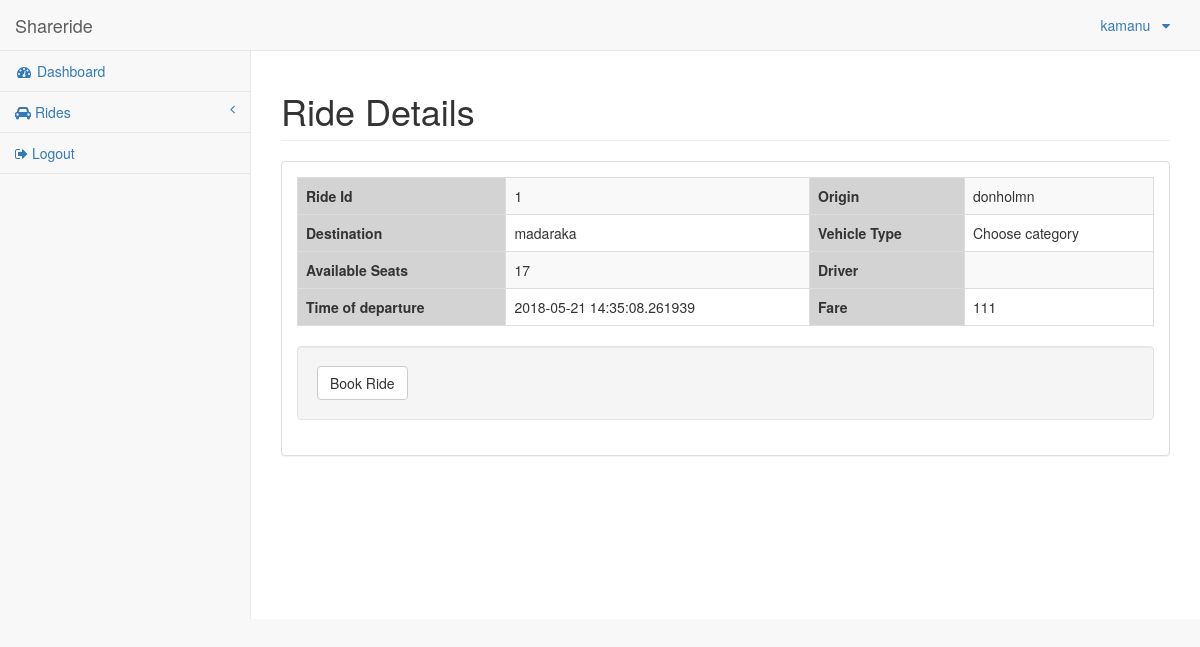
The page /rideDetails.php?rideId=1 (signed in) on the database its author committed.
### tables this page shows
CREATE TABLE `rides` (
  `rideId` int(100) NOT NULL,
  `origin` varchar(100) NOT NULL,
  `destination` varchar(100) NOT NULL,
  `fare` varchar(100) NOT NULL,
  `seatsAvailable` int(100) NOT NULL,
  `userId` int(100) NOT NULL,
  `vehicleType` varchar(100) NOT NULL,
  `timestamp` timestamp(6) NOT NULL DEFAULT CURRENT_TIMESTAMP(6) ON UPDATE CURRENT_TIMESTAMP(6),
  `driver` varchar(100) NOT NULL
);

### rideDetails.php (the view, shortened to what this page needs)
<?php
include('DBconnect.php');
if (isset($_GET['rideId']) && is_numeric($_GET['rideId'])){
    $id = $_GET['rideId'];
    $sql = "SELECT * FROM rides WHERE rideId='$id'";
    $result = $connection->query($sql);
    if ($result) {
        while($row = $result->fetch_assoc()) {
            $origin = $row ['origin'];
            $destination = $row ['destination'];
            $availableSeats = $row ['seatsAvailable'];
            $driver = $row ['driver'];
            $fare = $row ['fare'];
            $vehicleType = $row['vehicleType'];
            $time = $row['timestamp'];
        }
    }
}
?>
<!DOCTYPE html>
<html lang="en">
<head>
    <link href="vendor/bootstrap/css/bootstrap.min.css" rel="stylesheet">
    <link href="vendor/metisMenu/metisMenu.min.css" rel="stylesheet">
    <link href="dist/css/sb-admin-2.css" rel="stylesheet">
    <link href="vendor/morrisjs/morris.css" rel="stylesheet">
    <link href="vendor/font-awesome/css/font-awesome.min.css" rel="stylesheet" type="text/css">
</head>
<body>
    <div id="wrapper">
        <nav class="navbar navbar-default navbar-static-top" role="navigation" style="margin-bottom: 0">
            <div class="navbar-header">
                <a class="navbar-brand" href="index.php">Shareride</a>
            </div>
            <ul class="nav navbar-top-links navbar-right">
                <li class="dropdown">
                    <li class="dropdown">
                        <a class="dropdown-toggle" data-toggle="dropdown" href="#">
                            <?php echo $_SESSION['userName'];?> &nbsp
                            <i class="fa fa-caret-down"></i>
                        </a>
                    </li>
            </ul>
             <div class="navbar-default sidebar" role="navigation">
                <div class="sidebar-nav navbar-collapse">
                    <ul class="nav" id="side-menu">
                        <li>
                            <a href="index.php">
                                <i class="fa fa-dashboard fa-fw"></i> Dashboard</a>
                        </li>
                        <li>
                            <a href="#">
                                <i class="fa fa-car"></i> Rides
                                <span class="fa arrow"></span>
                            </a>
                        </li>
                        <li>
                            <a href="logout.php">
                            <i class="fa fa-sign-out"></i> Logout</a>
                        </li>
                    </ul>
                </div>
            </div>
        </nav>
        <div id="page-wrapper">
            <div class="row">
                <div class="col-lg-12">
                    <h1 class="page-header">Ride Details</h1>
                </div>
            </div>
            <div class="row">
                <div class="col-lg-12">
                    <div class="panel panel-default">
                        <div class="panel-body">
                            <div class="table-responsive">
                                <table class="table table-bordered table-striped">
                                    <tbody>
                                        <tr>
                                            <th bgcolor="#D3D3D3">Ride Id</th>
                                            <td colspan="2">
                                                <?php echo $id?>
                                            </td>
                                            <td bgcolor="#D3D3D3" colspan="1"><strong>Origin</strong></td>
                                            <td colspan="2 "><?php echo $origin ?></td>
                                        </tr>
                                         <tr>
                                            <th bgcolor="#D3D3D3 ">Destination</th>
                                            <td colspan="2 "><?php echo $destination ?></td>
                                            <td bgcolor="#D3D3D3 " colspan="1 "><strong>Vehicle Type</strong></td>
                                             <td colspan="2 "><?php echo $vehicleType ?></td>
                                        </tr>
                                        <tr>
                                            <th bgcolor="#D3D3D3 ">Available Seats</th>
                                            <td colspan="2 "><?php echo $availableSeats ?></td>
                                            <td bgcolor="#D3D3D3 " colspan="1 "><strong>Driver</strong></td>
                                             <td colspan="2 "><?php echo $driver ?></td>
                                        </tr>
                                        <tr>
                                            <th bgcolor="#D3D3D3 ">Time of departure</th>
                                            <td colspan="2 "><?php echo $time ?></td>
                                            <td bgcolor="#D3D3D3 " colspan="1 "><strong> Fare </strong></td>
                                             <td colspan="2 "><?php echo $fare ?></td>
                                        </tr>
                                    </tbody>
                                </table>
                                <div class="well ">
                                <?php echo '<a href="bookRide.php?id=' . $id. ' "><button type="button " class="btn
                                                btn-default ">Book Ride</button></a>';?>
                            </div>
</body>
</html>

### rows shown on the page
rides: origin "donholmn", destination "madaraka", vehicleType "Choose category", seatsAvailable "17", timestamp "2018-05-21 14:35:08.261939", fare "111"

### other values the page prints
$_SESSION['userName'] "kamanu"
$id "1"
